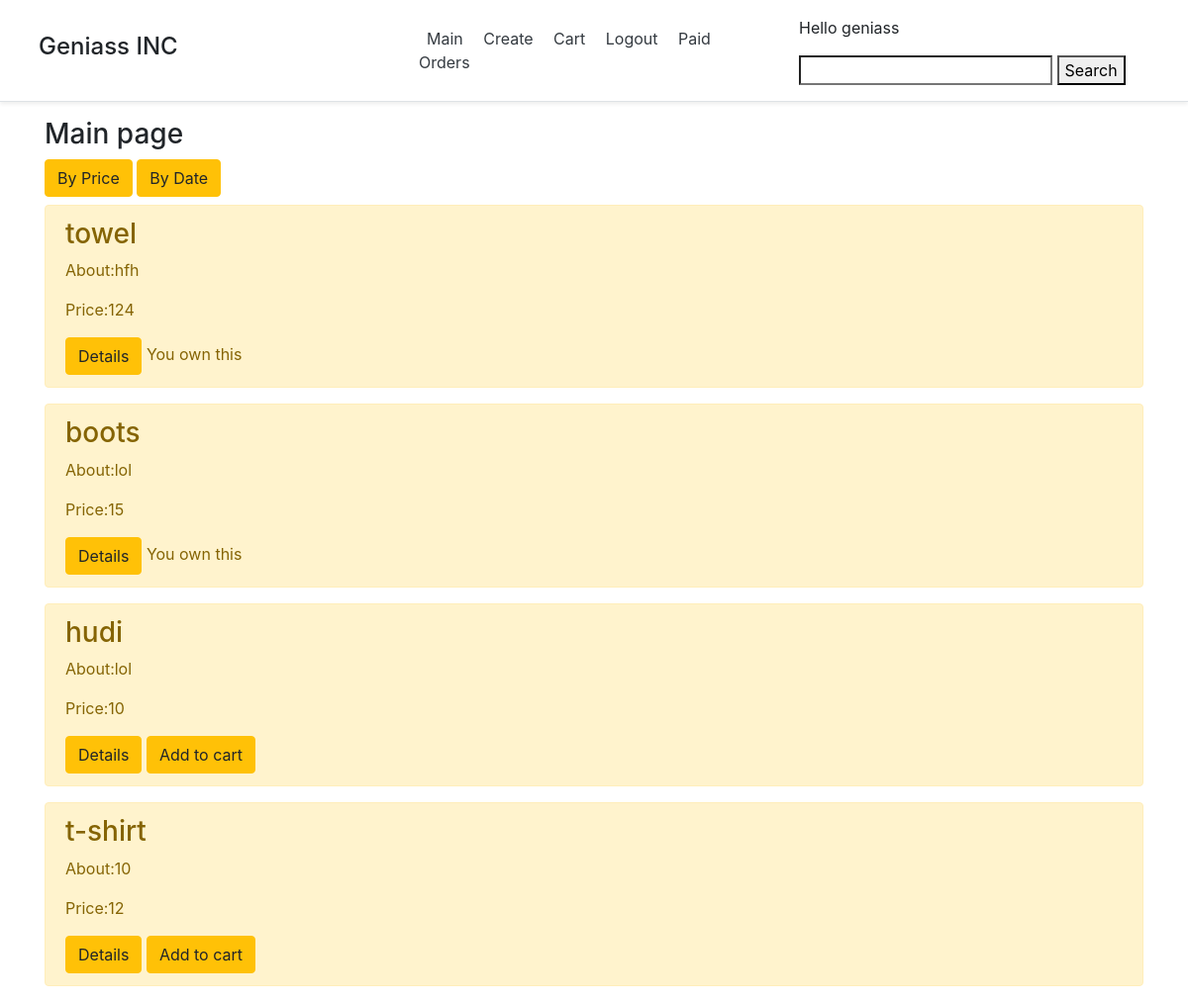
The app's page /?a=1 (signed in) with its own data.
### user/models.py (models this page shows)
class NewUser(AbstractUser):
    username = models.CharField('username', max_length=50, unique=True)
    email = models.EmailField('email', max_length=254, unique=True)
    password = models.CharField('password', max_length=50)
    catalog = models.ManyToManyField(Product, blank=True)
    USERNAME_FIELD = 'username'
    REQUIRED_FIELDS = []

### main/models.py (models this page shows)
class Product(models.Model):
    title = models.CharField('Name', max_length = 50)
    price = models.IntegerField('Price')
    task = models.TextField('About')

### main/views.py (the view)
# urls.py: path('', views.index, name='main'),
@login_required(login_url='user:login')
def index(request):
    if request.GET.get('search'):
        search = request.GET.get('search')
        index_by_date = f'/?a=1&search={search}'
        index_by_price = f'/?a=2&search={search}'
        tasks = Product.objects.all().filter(title=search)
    else:
        search = ""
        index_by_date = '/?a=1'
        index_by_price = '/?a=2'
        tasks = Product.objects.order_by('-price')
    if 'a' not in request.GET or len(request.GET) == 0 or request.GET['a'] == '2':
        tasks = tasks.order_by('-price')
    elif request.GET['a'] == '1':
        tasks = tasks.order_by('-id')
    order = Order.objects.filter(owner=request.user, is_ordered=False)
    try:
        current_orders = [product.product for product in order[0].items.all()]
    except:
        current_orders = []
    paid_orders = request.user.catalog.all()
    return render(request, 'main/index.html', {'tasks': tasks, 'index_by_date': index_by_date,
                                               'index_by_price': index_by_price,
                                               'search':search,'current_orders':current_orders,
                                               'paid_orders':paid_orders})

### main/templates/main/index.html (shortened to what this page needs)
{% extends 'main/base.html' %}
{% block main %}
<form class="container">
<h3>Main page</h3>
<a href="{{ index_by_price }}" class = "btn btn-warning">By Price</a>
<a href="{{ index_by_date }}" class = "btn btn-warning">By Date</a>
{% for el in tasks%}
    <div class="alert alert-warning mt-2">
        <h3>{{el.title}}</h3>
        <p>About:{{el.task}}</p>
        <p>Price:{{el.price}}</p>
        <a href="task/{{el.id}}/" class = "btn btn-warning">Details</a>
        {% if el in paid_orders %}
        You own this
        {% elif el not in current_orders %}
        <a href="shopping_cart/add_to_cart/{{el.id}}/" class = "btn btn-warning">Add to cart</a>
        {% else %}
        <a href="shopping_cart/check_cart" class = "btn btn-warning">Go to cart</a>
        {% endif %}
    </div>
{% endfor %}
    </form>
{% endblock %}

### main/templates/main/base.html (shortened to what this page needs)
<!doctype html>
<html lang="en">
<head>
    <link rel="stylesheet" href="https://stackpath.bootstrapcdn.com/bootstrap/4.5.2/css/bootstrap.min.css">
</head>
<body>
<header class="d-flex flex-column flex-md-row align-items-center p-3 px-md-4 mb-3 bg-white border-bottom shadow-sm">
  <h4 class="container" style="">Geniass INC</h4>
  <nav class="container">
    <a class="p-2 text-dark" href="{% url 'main:main' %}" >Main</a>
    <a class="p-2 text-dark" href="{% url 'main:create' %}">Create</a>
      <a class="p-2 text-dark" href="{% url 'cart:check_cart' %}">Cart</a>
      <a class="p-2 text-dark" href="{% url 'user:logout' %}">Logout</a>
      <a class="p-2 text-dark" href="{% url 'cart:paid_orders' %}">Paid Orders</a>
  </nav>
    <form class="container" method="GET">
        <p>Hello {{request.user}}</p>
        <input class="add_your_class" type="search" name="search" value="{{ search }}">
        <button class="add_your_class" type="submit"> Search </button>
        </form>
</header>
    {% block main %}{% endblock%}
</body>
</html>

### records on screen
NewUser: user "geniass"
Product: title "towel", task "hfh", price "124", shows "You own this"
Product: title "boots", task "lol", price "15", shows "You own this"
Product: title "hudi", task "lol", price "10"
Product: title "t-shirt", task "10", price "12"
